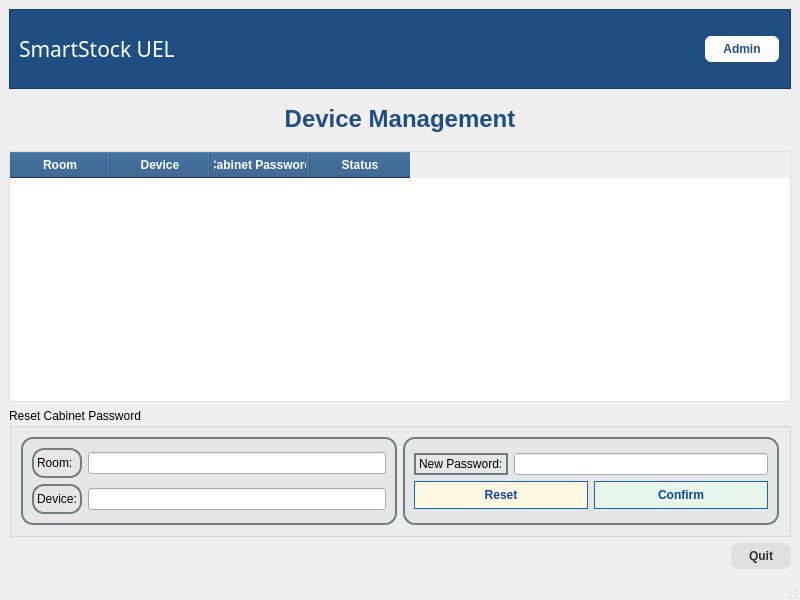
<?xml version="1.0" encoding="UTF-8"?>
<ui version="4.0">
 <class>MainWindow</class>
 <widget class="QMainWindow" name="MainWindow">
  <property name="geometry">
   <rect>
    <x>0</x>
    <y>0</y>
    <width>800</width>
    <height>600</height>
   </rect>
  </property>
  <property name="windowTitle">
   <string>MainWindow</string>
  </property>
  <widget class="QWidget" name="centralwidget">
   <layout class="QVBoxLayout" name="verticalLayout_3">
    <item>
     <widget class="QFrame" name="frame">
      <property name="minimumSize">
       <size>
        <width>0</width>
        <height>80</height>
       </size>
      </property>
      <property name="maximumSize">
       <size>
        <width>16777215</width>
        <height>80</height>
       </size>
      </property>
      <property name="styleSheet">
       <string notr="true">background-color: #1f4f82;</string>
      </property>
      <property name="frameShape">
       <enum>QFrame::StyledPanel</enum>
      </property>
      <property name="frameShadow">
       <enum>QFrame::Raised</enum>
      </property>
      <layout class="QHBoxLayout" name="horizontalLayout_2">
       <item>
        <layout class="QHBoxLayout" name="horizontalLayout">
         <item>
          <widget class="QLabel" name="label_3">
           <property name="font">
            <font>
             <family>Baskerville Old Face</family>
             <pointsize>16</pointsize>
            </font>
           </property>
           <property name="styleSheet">
            <string notr="true">color: rgb(255, 255, 255);</string>
           </property>
           <property name="text">
            <string>SmartStock UEL</string>
           </property>
           <property name="alignment">
            <set>Qt::AlignLeading|Qt::AlignLeft|Qt::AlignVCenter</set>
           </property>
          </widget>
         </item>
        </layout>
       </item>
       <item>
        <spacer name="horizontalSpacer">
         <property name="orientation">
          <enum>Qt::Horizontal</enum>
         </property>
         <property name="sizeHint" stdset="0">
          <size>
           <width>40</width>
           <height>20</height>
          </size>
         </property>
        </spacer>
       </item>
       <item>
        <widget class="QPushButton" name="pushButton">
         <property name="styleSheet">
          <string notr="true">QPushButton {
    background-color: white;
    color: #1F4F82;
    border: 1.5px solid #1F4F82;
    border-radius: 8px;
    padding: 6px 18px;
    font-weight: 600;
}

QPushButton:hover {
    background-color: #1F4F82;
    color: white;
}

QPushButton:pressed {
    background-color: #163B63;
    color: white;
}</string>
         </property>
         <property name="text">
          <string>Admin</string>
         </property>
         <property name="icon">
          <iconset>
           <normaloff>../img/admin.png</normaloff>../img/admin.png</iconset>
         </property>
        </widget>
       </item>
      </layout>
     </widget>
    </item>
    <item>
     <widget class="QLabel" name="label_2">
      <property name="font">
       <font>
        <pointsize>-1</pointsize>
        <weight>75</weight>
        <bold>true</bold>
       </font>
      </property>
      <property name="styleSheet">
       <string notr="true">QLabel {
    font-size: 24px;
    font-weight: bold;
    color: #1F4F82;
    padding: 10px;
    border-bottom: 2px solid #E0E0E0;
}</string>
      </property>
      <property name="text">
       <string>Device Management</string>
      </property>
      <property name="alignment">
       <set>Qt::AlignCenter</set>
      </property>
     </widget>
    </item>
    <item>
     <widget class="QTableWidget" name="tblThietBi">
      <property name="styleSheet">
       <string notr="true">QTableWidget {
    border: 1px solid #E0E0E0;
    gridline-color: #E0E0E0;
    font-size: 13px;
}

QHeaderView::section {
    background-color: #1F4F82;
    color: white;
    font-weight: bold;
    padding: 4px;
}</string>
      </property>
      <attribute name="horizontalHeaderCascadingSectionResizes">
       <bool>false</bool>
      </attribute>
      <attribute name="horizontalHeaderShowSortIndicator" stdset="0">
       <bool>false</bool>
      </attribute>
      <attribute name="horizontalHeaderStretchLastSection">
       <bool>false</bool>
      </attribute>
      <column>
       <property name="text">
        <string>Room</string>
       </property>
      </column>
      <column>
       <property name="text">
        <string>Device</string>
       </property>
      </column>
      <column>
       <property name="text">
        <string>Cabinet Password</string>
       </property>
      </column>
      <column>
       <property name="text">
        <string>Status</string>
       </property>
      </column>
     </widget>
    </item>
    <item>
     <widget class="QGroupBox" name="groupBox">
      <property name="styleSheet">
       <string notr="true">QLineEdit:focus, QComboBox:focus {
    border: 1px solid #4a90e2;
    background-color: #ffffff;
}</string>
      </property>
      <property name="title">
       <string>Reset Cabinet Password</string>
      </property>
      <layout class="QHBoxLayout" name="horizontalLayout_5">
       <item>
        <widget class="QFrame" name="frame_3">
         <property name="minimumSize">
          <size>
           <width>100</width>
           <height>1</height>
          </size>
         </property>
         <property name="styleSheet">
          <string notr="true">QFrame {
    background-color: #e6e6e6;
    border: 2px solid #6f7c80;
    border-radius: 12px;
}</string>
         </property>
         <property name="frameShape">
          <enum>QFrame::StyledPanel</enum>
         </property>
         <property name="frameShadow">
          <enum>QFrame::Raised</enum>
         </property>
         <layout class="QVBoxLayout" name="verticalLayout">
          <item>
           <layout class="QGridLayout" name="gridLayout">
            <item row="0" column="1">
             <widget class="QLineEdit" name="lineEdit">
              <property name="readOnly">
               <bool>true</bool>
              </property>
             </widget>
            </item>
            <item row="1" column="0">
             <widget class="QLabel" name="label_4">
              <property name="minimumSize">
               <size>
                <width>0</width>
                <height>30</height>
               </size>
              </property>
              <property name="text">
               <string>Device:</string>
              </property>
             </widget>
            </item>
            <item row="0" column="0">
             <widget class="QLabel" name="label">
              <property name="minimumSize">
               <size>
                <width>0</width>
                <height>30</height>
               </size>
              </property>
              <property name="styleSheet">
               <string notr="true">QComboBox {
    border: 1px solid #bfc5c8;
    border-radius: 15px;
    padding: 5px 10px;
    background-color: #f5f7f8;
}

QComboBox::drop-down {
    border: none;
}</string>
              </property>
              <property name="text">
               <string>Room:</string>
              </property>
             </widget>
            </item>
            <item row="1" column="1">
             <widget class="QLineEdit" name="lineEdit_2">
              <property name="readOnly">
               <bool>true</bool>
              </property>
             </widget>
            </item>
           </layout>
          </item>
         </layout>
        </widget>
       </item>
       <item>
        <widget class="QFrame" name="frame_4">
         <property name="minimumSize">
          <size>
           <width>100</width>
           <height>1</height>
          </size>
         </property>
         <property name="styleSheet">
          <string notr="true">QFrame {
    background-color: #e6e6e6;
    border: 2px solid #6f7c80;
    border-radius: 12px;
}</string>
         </property>
         <property name="frameShape">
          <enum>QFrame::StyledPanel</enum>
         </property>
         <property name="frameShadow">
          <enum>QFrame::Raised</enum>
         </property>
         <layout class="QVBoxLayout" name="verticalLayout_2">
          <item>
           <layout class="QGridLayout" name="gridLayout_2">
            <item row="0" column="0">
             <layout class="QHBoxLayout" name="horizontalLayout_3">
              <item>
               <widget class="QLabel" name="label_5">
                <property name="styleSheet">
                 <string notr="true">QPushButton {
    background-color: #f2d37a;
    border: 1px solid #bfa24a;
    border-radius: 10px;
    padding: 6px 20px;
}

QPushButton:hover {
    background-color: #f6dc8f;
}</string>
                </property>
                <property name="text">
                 <string>New Password:</string>
                </property>
               </widget>
              </item>
              <item>
               <widget class="QLineEdit" name="lineEdit_3"/>
              </item>
             </layout>
            </item>
            <item row="1" column="0">
             <layout class="QHBoxLayout" name="horizontalLayout_4">
              <item>
               <widget class="QPushButton" name="pushButton_2">
                <property name="styleSheet">
                 <string notr="true">QPushButton {
    background-color:#FFF8E1;
    border: 1px solid #1565C0;
    border-radius: 15px;
    padding: 6px 15px;
    color: #0D47A1;
    font-weight: 500;
}

QPushButton:checked {
    background-color: #1565C0;
    color: white;
}

QPushButton:hover {
    background-color: #1E88E5;
    color: white;
}</string>
                </property>
                <property name="text">
                 <string>Reset</string>
                </property>
               </widget>
              </item>
              <item>
               <widget class="QPushButton" name="pushButton_3">
                <property name="styleSheet">
                 <string notr="true">QPushButton {
    background-color: #E8F5E9;
    border: 1px solid #1565C0;
    border-radius: 15px;
    padding: 6px 15px;
    color: #0D47A1;
    font-weight: 500;
}

QPushButton:checked {
    background-color: #1565C0;
    color: white;
}

QPushButton:hover {
    background-color: #1E88E5;
    color: white;
}</string>
                </property>
                <property name="text">
                 <string>Confirm</string>
                </property>
               </widget>
              </item>
             </layout>
            </item>
           </layout>
          </item>
         </layout>
        </widget>
       </item>
      </layout>
     </widget>
    </item>
    <item>
     <layout class="QHBoxLayout" name="horizontalLayout_8">
      <item>
       <spacer name="horizontalSpacer_4">
        <property name="orientation">
         <enum>Qt::Horizontal</enum>
        </property>
        <property name="sizeHint" stdset="0">
         <size>
          <width>775</width>
          <height>20</height>
         </size>
        </property>
       </spacer>
      </item>
      <item>
       <spacer name="horizontalSpacer_5">
        <property name="orientation">
         <enum>Qt::Horizontal</enum>
        </property>
        <property name="sizeHint" stdset="0">
         <size>
          <width>40</width>
          <height>20</height>
         </size>
        </property>
       </spacer>
      </item>
      <item>
       <widget class="QPushButton" name="pushButtonQuit_2">
        <property name="styleSheet">
         <string notr="true">QPushButton {
    background-color: #E0E0E0;
    color: #333333;
    border-radius: 8px;
    padding: 6px 18px;
    font-weight: bold;
}

QPushButton:hover {
    background-color: #CFCFCF;
}

QPushButton:pressed {
    background-color: #B8B8B8;
}</string>
        </property>
        <property name="text">
         <string>Quit</string>
        </property>
       </widget>
      </item>
     </layout>
    </item>
   </layout>
  </widget>
  <widget class="QMenuBar" name="menubar">
   <property name="geometry">
    <rect>
     <x>0</x>
     <y>0</y>
     <width>800</width>
     <height>26</height>
    </rect>
   </property>
  </widget>
  <widget class="QStatusBar" name="statusbar"/>
 </widget>
 <resources/>
 <connections/>
</ui>
